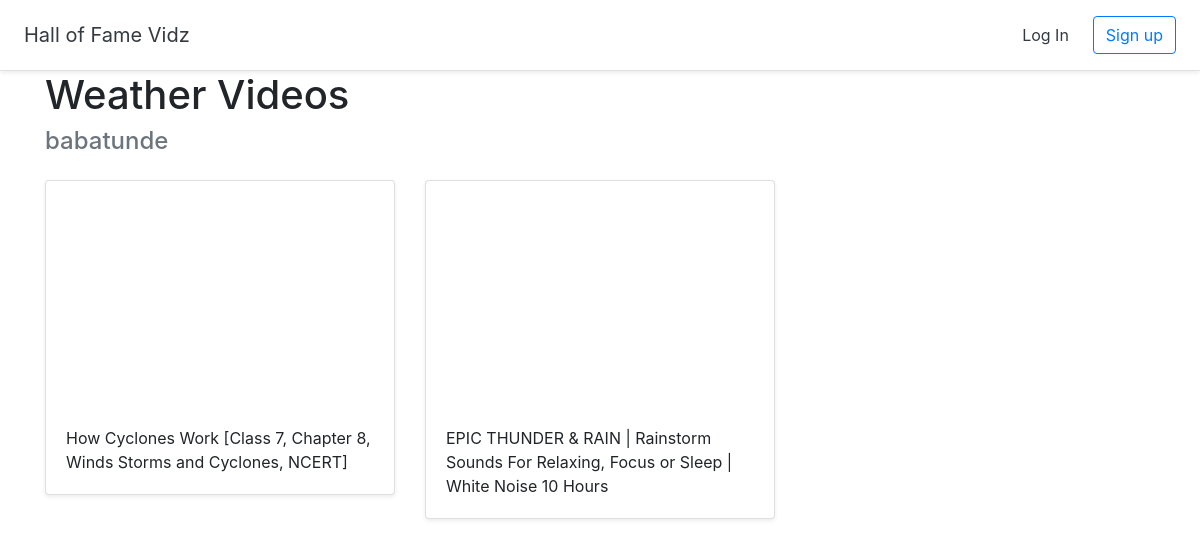
The app's page /halloffame/7 with its own data.
### halls/models.py (models this page shows)
class Hall(models.Model):
    title = models.CharField(max_length=255)
    user = models.ForeignKey(User,on_delete=models.CASCADE)

class Video(models.Model):
    title = models.CharField(max_length=255)
    url = models.URLField()
    youtube_id = models.CharField(max_length=255)
    hall = models.ForeignKey(Hall,on_delete=models.CASCADE)

### halls/views.py (the view)
# urls.py: path('halloffame/<int:pk>',views.DetailHall.as_view(),name='detail_hall'),
class DetailHall(generic.DetailView):
    model = Hall
    template_name = 'halls/detail_hall.html'

### halls/templates/halls/detail_hall.html (shortened to what this page needs)
{% extends 'halls/base.html' %}
{% block content %}
<div class="container">
  <h1>{{ hall.title }}</h1>
  <h4 class="text-muted">{{ hall.user.username }}</h4>
      <div class="row">
        {% for video in hall.video_set.all %}
        <div class="col-md-4 mt-3">
          <div class="card mb-4 shadow-sm">
            <iframe width="100%" height="225" src="https://www.youtube.com/embed/{{ video.youtube_id }}" frameborder="0" allow="accelerometer; autoplay; encrypted-media; gyroscope; picture-in-picture" allowfullscreen></iframe>
            <div class="card-body">
              <p class="card-text">{{ video.title }}</p>
            </div>
          </div>
        </div>
        {% endfor %}
        </div>
</div>
{% endblock %}

### records on screen
Hall: title "Weather Videos", user.username "babatunde"
Video: title "How Cyclones Work [Class 7, Chapter 8, Winds Storms and Cyclones, NCERT]"
Video: title "EPIC THUNDER & RAIN | Rainstorm Sounds For Relaxing, Focus or Sleep | White Noise 10 Hours"
